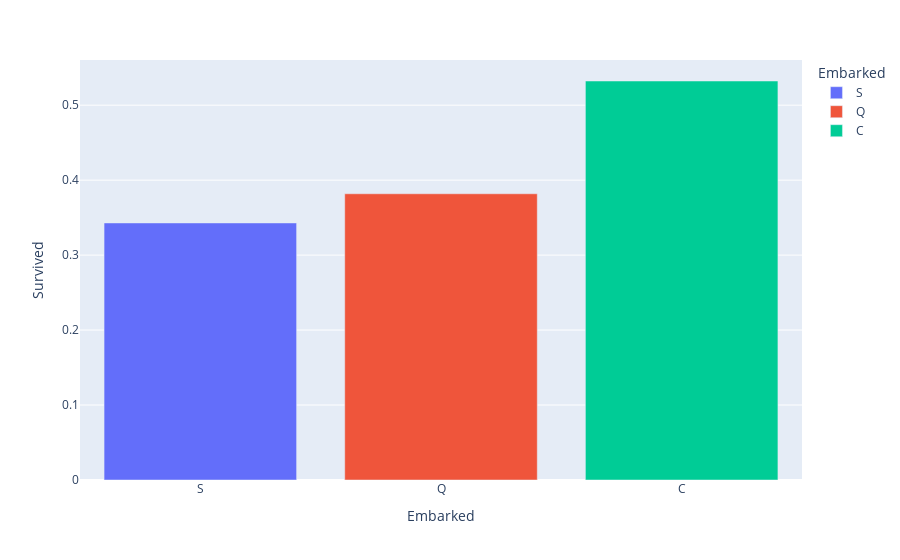

Notebook code cell kept with this figure:
### Code cell
df = train.groupby("Embarked").agg(pl.col("Survived").sum()/pl.col("Survived").count(), pl.col("Fare").mean()).filter(pl.col("Embarked").is_not_null())
fig = px.bar(df, x="Embarked", y="Survived", color="Embarked", orientation="v")
fig.show()

### Figure 1 — Plotly figure (JSON) as saved in the notebook; plotly's stock layout.template omitted (floating-point values rounded to 4 significant figures)
{"data": [{"alignmentgroup": "True", "hovertemplate": "Embarked=%{x}<br>Survived=%{y}<extra></extra>", "legendgroup": "S", "marker": {"color": "#636efa", "pattern": {"shape": ""}}, "name": "S", "offsetgroup": "S", "orientation": "v", "showlegend": true, "textposition": "auto", "type": "bar", "x": ["S"], "xaxis": "x", "y": [0.3429], "yaxis": "y"}, {"alignmentgroup": "True", "hovertemplate": "Embarked=%{x}<br>Survived=%{y}<extra></extra>", "legendgroup": "Q", "marker": {"color": "#EF553B", "pattern": {"shape": ""}}, "name": "Q", "offsetgroup": "Q", "orientation": "v", "showlegend": true, "textposition": "auto", "type": "bar", "x": ["Q"], "xaxis": "x", "y": [0.3818], "yaxis": "y"}, {"alignmentgroup": "True", "hovertemplate": "Embarked=%{x}<br>Survived=%{y}<extra></extra>", "legendgroup": "C", "marker": {"color": "#00cc96", "pattern": {"shape": ""}}, "name": "C", "offsetgroup": "C", "orientation": "v", "showlegend": true, "textposition": "auto", "type": "bar", "x": ["C"], "xaxis": "x", "y": [0.5323], "yaxis": "y"}], "layout": {"barmode": "relative", "legend": {"title": {"text": "Embarked"}, "tracegroupgap": 0}, "margin": {"t": 60}, "xaxis": {"anchor": "y", "categoryarray": ["S", "Q", "C"], "categoryorder": "array", "domain": [0, 1], "title": {"text": "Embarked"}}, "yaxis": {"anchor": "x", "domain": [0, 1], "title": {"text": "Survived"}}}}
